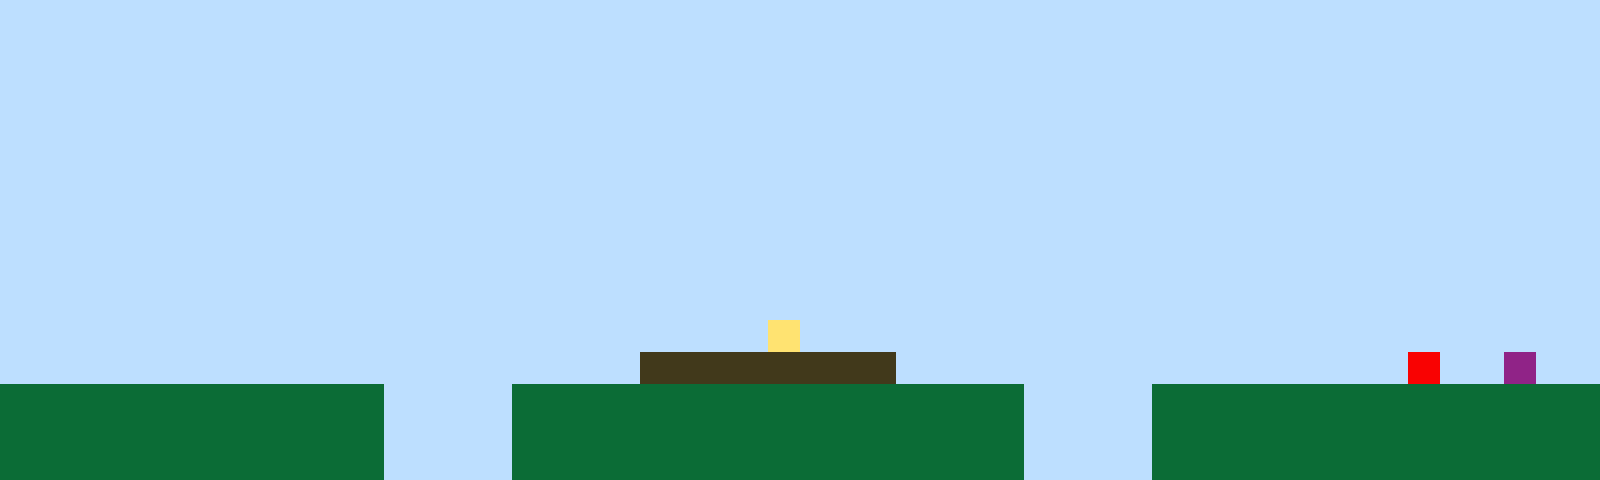

Tiled map render using the project's own tile images. Description and the whole map definition, tile-layer contents included, below:
An orthogonal 50x15 tile map with 32x32 px tiles, 1 tile layer (Tile Layer 1).

<map version="1.10" tiledversion="1.11.2" orientation="orthogonal" renderorder="right-up" width="50" height="15" tilewidth="32" tileheight="32" infinite="0" nextlayerid="2" nextobjectid="1"><editorsettings><export target="map1.csv" format="csv" /></editorsettings><tileset firstgid="1" name="sprites" tilewidth="32" tileheight="32" tilecount="6" columns="3"><image source="sprites.png" width="96" height="64" /></tileset><layer id="1" name="Tile Layer 1" width="50" height="15"><data encoding="csv">1,1,1,1,1,1,1,1,1,1,1,1,1,1,1,1,1,1,1,1,1,1,1,1,1,1,1,1,1,1,1,1,1,1,1,1,1,1,1,1,1,1,1,1,1,1,1,1,1,1,1,1,1,1,1,1,1,1,1,1,1,1,1,1,1,1,1,1,1,1,1,1,1,1,1,1,1,1,1,1,1,1,1,1,1,1,1,1,1,1,1,1,1,1,1,1,1,1,1,1,1,1,1,1,1,1,1,1,1,1,1,1,1,1,1,1,1,1,1,1,1,1,1,1,1,1,1,1,1,1,1,1,1,1,1,1,1,1,1,1,1,1,1,1,1,1,1,1,1,1,1,1,1,1,1,1,1,1,1,1,1,1,1,1,1,1,1,1,1,1,1,1,1,1,1,1,1,1,1,1,1,1,1,1,1,1,1,1,1,1,1,1,1,1,1,1,1,1,1,1,1,1,1,1,1,1,1,1,1,1,1,1,1,1,1,1,1,1,1,1,1,1,1,1,1,1,1,1,1,1,1,1,1,1,1,1,1,1,1,1,1,1,1,1,1,1,1,1,1,1,1,1,1,1,1,1,1,1,1,1,1,1,1,1,1,1,1,1,1,1,1,1,1,1,1,1,1,1,1,1,1,1,1,1,1,1,1,1,1,1,1,1,1,1,1,1,1,1,1,1,1,1,1,1,1,1,1,1,1,1,1,1,1,1,1,1,1,1,1,1,1,1,1,1,1,1,1,1,1,1,1,1,1,1,1,1,1,1,1,1,1,1,1,1,1,1,1,1,1,1,1,1,1,1,1,1,1,1,1,1,1,1,1,1,1,1,1,1,1,1,1,1,1,1,1,1,1,1,1,1,1,1,1,1,1,1,1,1,1,1,1,1,1,1,1,1,1,1,1,1,1,1,1,1,1,1,1,1,1,1,1,1,1,1,1,1,1,1,1,1,1,1,1,1,1,1,1,1,1,1,1,1,1,1,1,1,1,1,1,1,1,1,1,1,1,1,1,1,1,1,1,1,1,1,1,1,1,1,1,1,1,1,1,1,1,1,1,1,1,1,1,1,1,1,1,1,1,1,1,1,1,1,1,1,1,1,1,1,1,1,1,1,1,1,1,1,1,1,1,1,1,1,1,1,1,1,1,1,1,1,1,1,1,1,1,1,1,1,1,1,1,1,1,1,4,1,1,1,1,1,1,1,1,1,1,1,1,1,1,1,1,1,1,1,1,1,1,1,1,1,1,1,1,1,1,1,1,1,1,1,1,1,1,1,1,1,1,1,1,1,3,3,3,3,3,3,3,3,1,1,1,1,1,1,1,1,1,1,1,1,1,1,1,1,5,1,1,6,1,1,2,2,2,2,2,2,2,2,2,2,2,2,1,1,1,1,2,2,2,2,2,2,2,2,2,2,2,2,2,2,2,2,1,1,1,1,2,2,2,2,2,2,2,2,2,2,2,2,2,2,2,2,2,2,2,2,2,2,2,2,2,2,1,1,1,1,2,2,2,2,2,2,2,2,2,2,2,2,2,2,2,2,1,1,1,1,2,2,2,2,2,2,2,2,2,2,2,2,2,2,2,2,2,2,2,2,2,2,2,2,2,2,1,1,1,1,2,2,2,2,2,2,2,2,2,2,2,2,2,2,2,2,1,1,1,1,2,2,2,2,2,2,2,2,2,2,2,2,2,2</data></layer></map>
